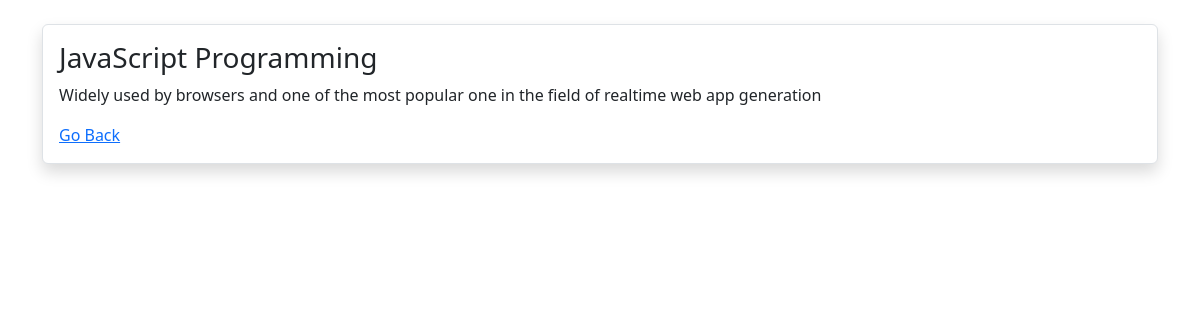
Screenshot of /single.php?id=3 with the database file from the repository.
### tables this page shows
CREATE TABLE `programs` (
  `id` int(50) NOT NULL,
  `title` varchar(50) NOT NULL,
  `details` varchar(255) NOT NULL,
  `image` varchar(255) NOT NULL
);

### classes/Program.php (called while the page is built, shortened)
<?php
class Program
{
    public static function getOne( $conn , $id ){
        $qry = "SELECT * FROM programs WHERE id=?";
        $stmt = mysqli_prepare( $conn , $qry);
        mysqli_stmt_bind_param( $stmt, 'i' , $id );
        if ( mysqli_stmt_execute( $stmt ) ){
            $result = mysqli_stmt_get_result( $stmt );
            $language = mysqli_fetch_assoc( $result );
            return $language;
        }
    }
}

### single.php (the view, shortened to what this page needs)
<?php
require 'includes/header.php';
require 'classes/Program.php';
$conn = Database::getDB();
$id = $_GET['id'];
$language = Program::getOne( $conn , $id );
?>
<div class="container">
    <div class="row">
        <div class="col">
            <div class="card my-4 border rounded p-3 shadow">
                <h3><?= $language['title'] ?></h3>
                <p><?= $language['details'] ?></p>
                <a href="index.php">Go Back</a>
            </div>
        </div>
    </div>
</div>
<?php include 'includes/footer.php'; ?>

### rows the page displays
programs: title "JavaScript Programming", details "Widely used by browsers and one of the most popular one in the field of realtime web app generation"
